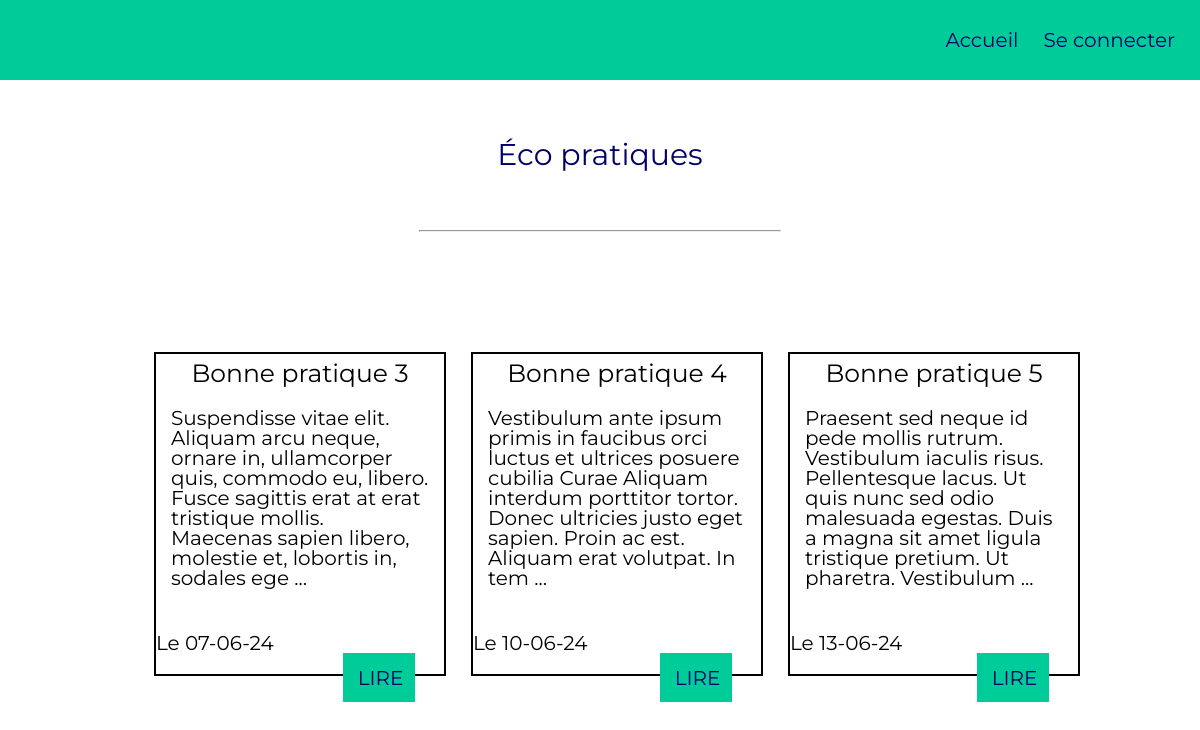
The page / on the database its author committed.
### tables this page shows
CREATE TABLE `article` (
  `id_article` int NOT NULL,
  `titre` varchar(100) NOT NULL,
  `description` text NOT NULL,
  `date_article` date NOT NULL,
  `id_user` int NOT NULL
);

### index.php (called while the page is built, shortened)
<?php
  if (isset($_GET['controller']) && isset($_GET['action'])) {
    $controller = $_GET['controller'];
    $action     = $_GET['action'];
  } else {
    $controller = 'accueil';
    $action     = 'index';
  }
  require_once('views/layout.php');
?>

### controllers/accueil_controller.php (called while the page is built, shortened)
<?php
  class AccueilController {
    public function index() {
      $accueil = Articles::select();
      require_once('views/accueil/index.php');
    }
  }
?>

### models/articles.php (called while the page is built, shortened)
<?php
  class Articles {
    public function __construct($id_article, $titre, $description, $date_article) {
      $this->id_article = $id_article;
      $this->titre = $titre;
      $this->description = $description;
      $this->date_article = $date_article;
    }
    public static function select(){
      $list =[];
      $db = Db::getInstance();
      $query = $db->prepare('SELECT * FROM article');
      $query->execute();
      foreach($query->fetchAll() as $articles) {
      $list[] = new Articles($articles['id_article'], $articles['titre'], $articles['description'], $articles['date_article']);
      }
      return $list;
    }
}
?>

### views/accueil/index.php (the view)
<?php require_once('header_accueil.php');?>
<h1>Éco pratiques</h1>
<hr>
<div class="container">
    <div class="container-content">
    <?php arsort($accueil);
    foreach (array_slice($accueil, 0, 3) as $index){ ?>
        <div class="content">
            <h2><?=$index-> titre?></h2>
            <p><?=substr($index-> description,0, 200)?> ...</p>
            <p></p>
            <div>Le <?=date('d-m-y', strtotime($index-> date_article))?></div>
            <div class="lire"><a href="index.php?controller=accueil&action=article&id=<?=$index->id_article?>">LIRE</a></div>
        </div>
    <?php } ?>
    </div>
</div>

### views/layout.php (shortened to what this page needs)
<DOCTYPE html>
<html>
  <head>
    <link rel="stylesheet" href="style.css">
  </head>
  <body>
    <?php require_once('routes.php'); ?>
  <body>
<html>

### routes.php (shortened to what this page needs)
<?php
  function call($controller, $action) {
    switch($controller) {
      case 'accueil':
        require_once('models/articles.php');
        $controller = new AccueilController();
      break;
    }
    $controller->{ $action }();
  }
  $controllers = array('accueil' => ['error', 'article', 'connect', 'createConnexion', 'index', 'select', 'selectSome'],
                       'admin' => ['createArticle', 'creer', 'index', 'modifier_mdp', 'modifierPass', 'modifier', 'modifyArticle', 'modifyPass', 'deleteArticle', 'logout']);
  if (array_key_exists($controller, $controllers)) {
    if (in_array($action, $controllers[$controller])) {
      call($controller, $action);
    } else {
      call('accueil', 'error');
    }
  } else {
    call('accueil', 'error');
  }
?>

### header_accueil.php (shortened to what this page needs)
<header>
      <nav>
          <a href='?controller=accueil&action=index'>Accueil</a>
          <a href='?controller=accueil&action=connect'>Se connecter</a>
    </header>

### style.css (style rules this page uses)
html, body, div, span, applet, object, iframe, h1, h2, h3, h4, h5, h6, p, blockquote, pre, a, abbr, acronym, address, big, cite, code, del, dfn, em, img, ins, kbd, q, s, samp, small, strike, strong, sub, sup, tt, var, b, u, i, center, dl, dt, dd, ol, ul, li, fieldset, form, label, legend, table, caption, tbody, tfoot, thead, tr, th, td, article, aside, canvas, details, embed, figure, figcaption, footer, header, hgroup, menu, nav, output, ruby, section, summary, time, mark, audio, video { margin: 0; padding: 0; border: 0; font-size: 100%; font: inherit; vertical-align: baseline; }
article, aside, details, figcaption, figure, footer, header, hgroup, menu, nav, section { display: block; }
body { line-height: 1; }
nav { background-color: rgb(0, 204, 153); height: 10vh; display: flex; justify-content: flex-end; align-items: center; gap: 25px; }
nav a { text-decoration: none; color: rgb(0, 0, 102); font-family: "Montserrat", sans-serif; font-optical-sizing: auto; font-weight: 400; font-style: normal; font-size: 20px; }
h1 { color: rgb(0, 0, 102); font-family: "Montserrat", sans-serif; font-optical-sizing: auto; font-weight: 400; font-style: normal; font-size: 30px; display: flex; justify-content: center; margin: 5%; }
hr { width: 30%; color: rgb(0, 0, 102); }
.container-content { display: flex; flex-direction: row-reverse; gap: 25px; margin: 10%; }
.content { border: 2px solid black; width: 30%; height: 40vh; font-family: "Montserrat", sans-serif; font-optical-sizing: auto; font-weight: 400; font-style: normal; font-size: 20px; display: flex; flex-direction: column; }
h2 { display: flex; justify-content: center; margin: 2.5%; font-size: 25px; font-family: "Montserrat", sans-serif; font-optical-sizing: auto; font-weight: 400; font-style: normal; }
.content p { padding: 15px; }
.lire a { text-decoration: none; color: rgb(0, 0, 102); }
.lire { background-color: rgb(0, 204, 153); padding: 5%; width: 15%; align-self: flex-end; margin-right: 10%; border: none; }

### rows shown on the page
article: titre "Bonne pratique 5", description "Praesent sed neque id pede mollis rutrum. Vestibulum iaculis risus. Pellentesque lacus. Ut quis nunc sed odio malesuada egestas. Duis a magna sit amet ligula tristique pretium. Ut pharetra. Vestibulum", date_article "13-06-24"
article: titre "Bonne pratique 4", description "Vestibulum ante ipsum primis in faucibus orci luctus et ultrices posuere cubilia Curae Aliquam interdum porttitor tortor. Donec ultricies justo eget sapien. Proin ac est. Aliquam erat volutpat. In tem", date_article "10-06-24"
article: titre "Bonne pratique 3", description "Suspendisse vitae elit. Aliquam arcu neque, ornare in, ullamcorper quis, commodo eu, libero. Fusce sagittis erat at erat tristique mollis. Maecenas sapien libero, molestie et, lobortis in, sodales ege", date_article "07-06-24"
